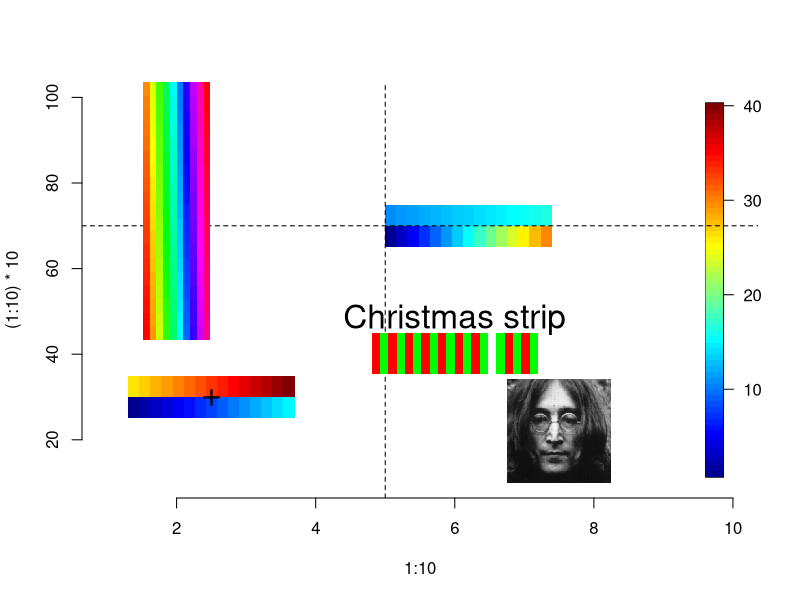

This figure's R source:
library(fields)


### Name: colorbar.plot
### Title: Adds color scale strips to an existing plot.
### Aliases: colorbar.plot
### Keywords: hplot

### ** Examples

# set up a plot but don't plot points  and no "box"
plot( 1:10, (1:10)*10, type="n", bty="n") 
# of course this could be anything 

y<- cbind( 1:15, (1:15)+25)

colorbar.plot( 2.5, 30, y)
points( 2.5,30, pch="+", cex=2, adj=.5)
# note that strip is still in 1:8 aspect even though plot has very 
# different ranges for x and y. 

# adding legend using image.plot
zr<- range( c( y))
image.plot( legend.only=TRUE, zlim= zr) 
# see help(image.plot) to create more room in margin etc. 

zr<- rbind( c(1,20), c(1,100)) # separate ranges for columns of y. 
colorbar.plot( 5, 70, y, adj.x=0, zrange= zr)
# some reference lines to show placement
xline( 5, lty=2) # strip starts at x=5 
yline(70, lty=2)  # strip is centered around y=7 (because adj.y=.5 by default)

# many strips on common scale.

y<- matrix( 1:200, ncol=10)
colorbar.plot( 2, 75, y, horizontal=FALSE, col=rainbow(256)) 

# Xmas strip
y<- cbind( rep( c(1,2),10))
y[15] <- NA # NA's should work 
colorbar.plot( 6, 45, y, adj.y=1,col=c("red", "green"))
text(6,48,"Christmas strip", cex=2)

# lennon thumbnail
# there are better ways to this ... see add.image for example.
data( lennon)
colorbar.plot( 7.5,22, lennon, 
           strip.width=.25, strip.length=.25, col=grey(seq( 0,1,,256)))
